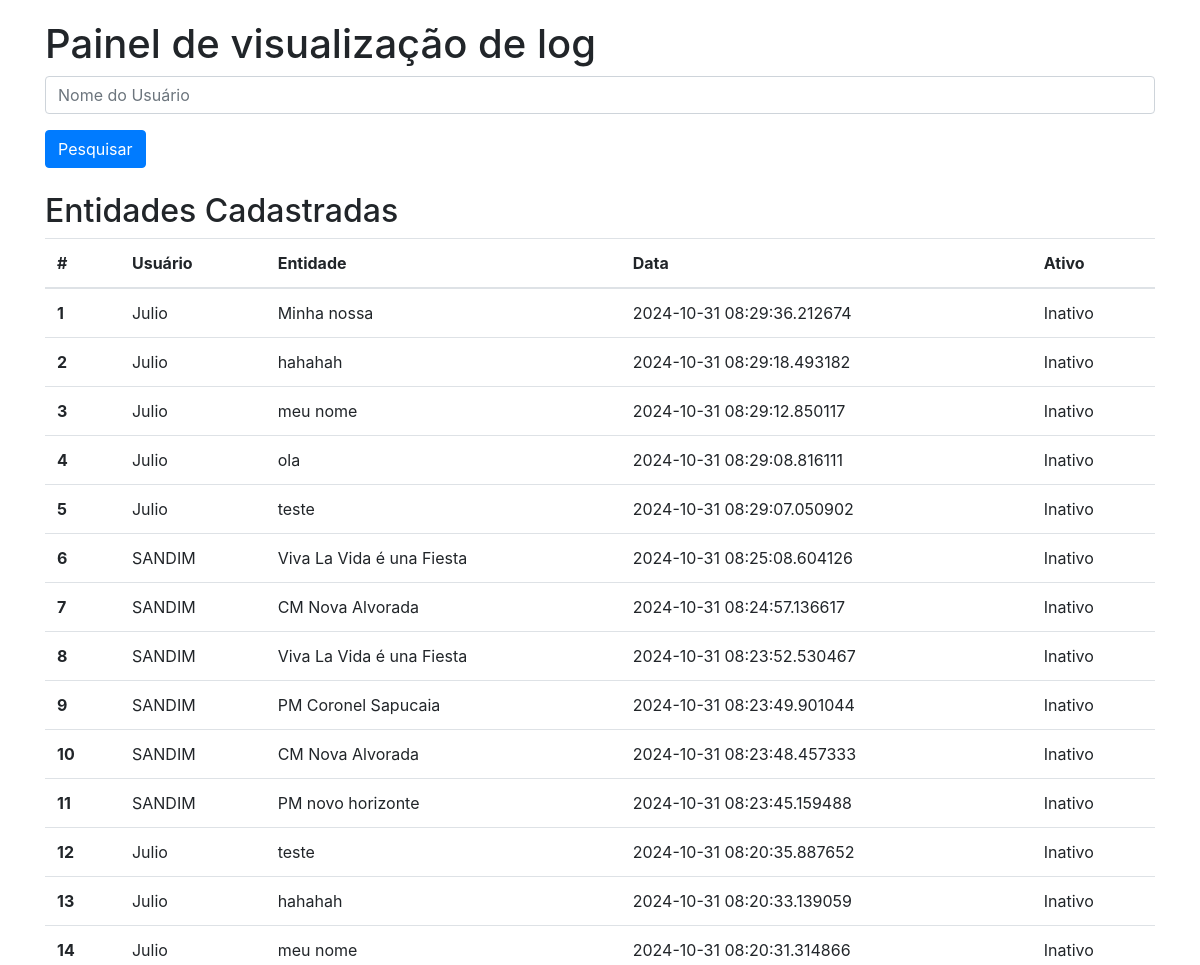
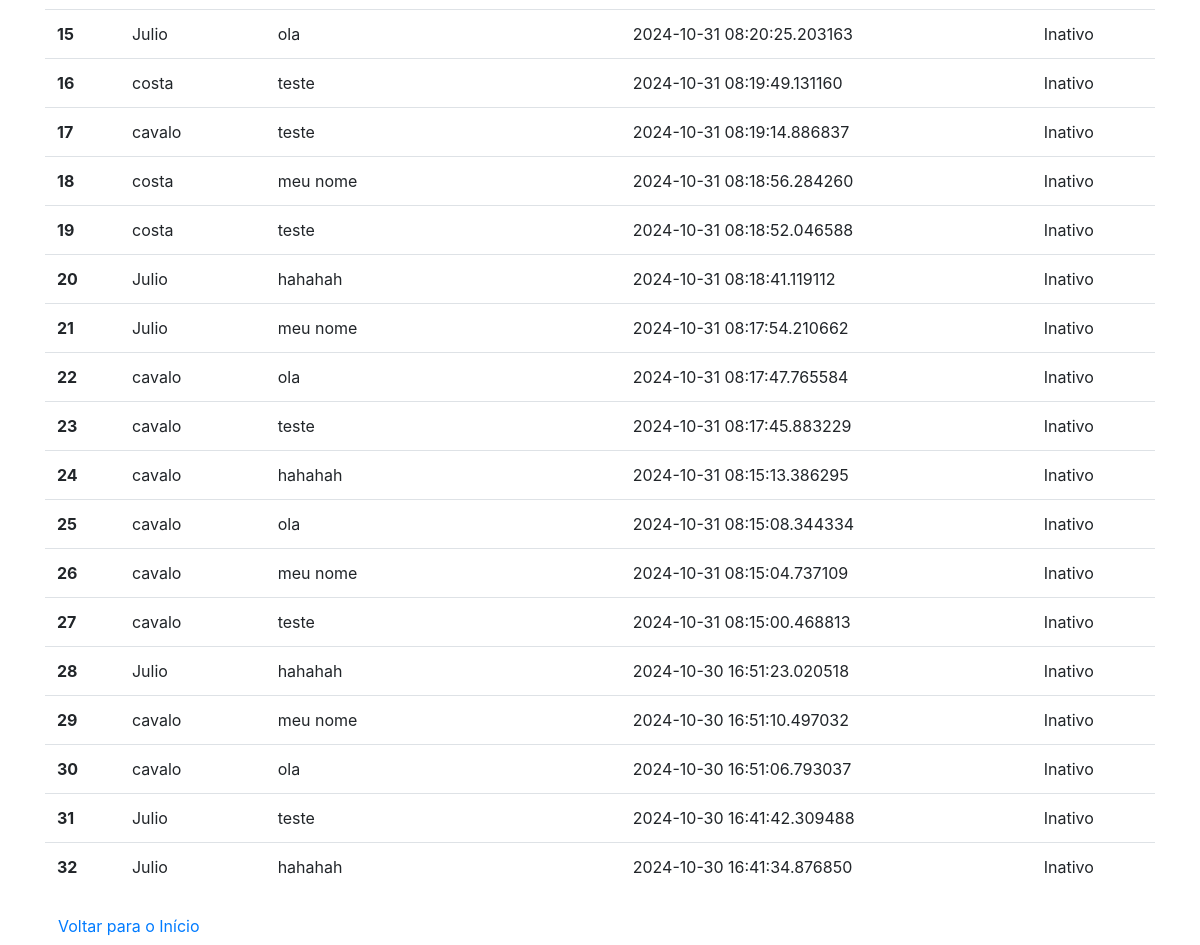
Page /log on the earlier database version (2 pictures, top to bottom).
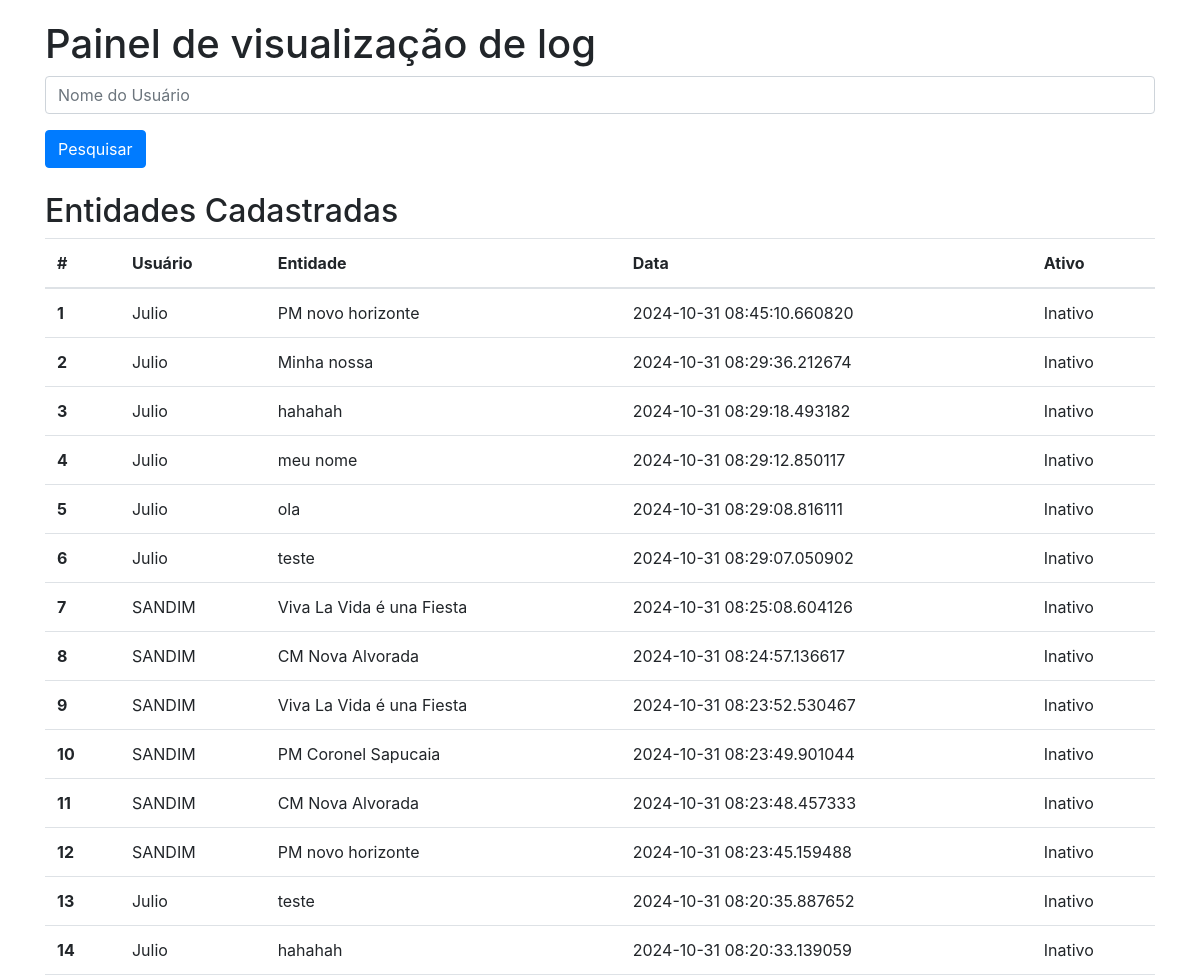
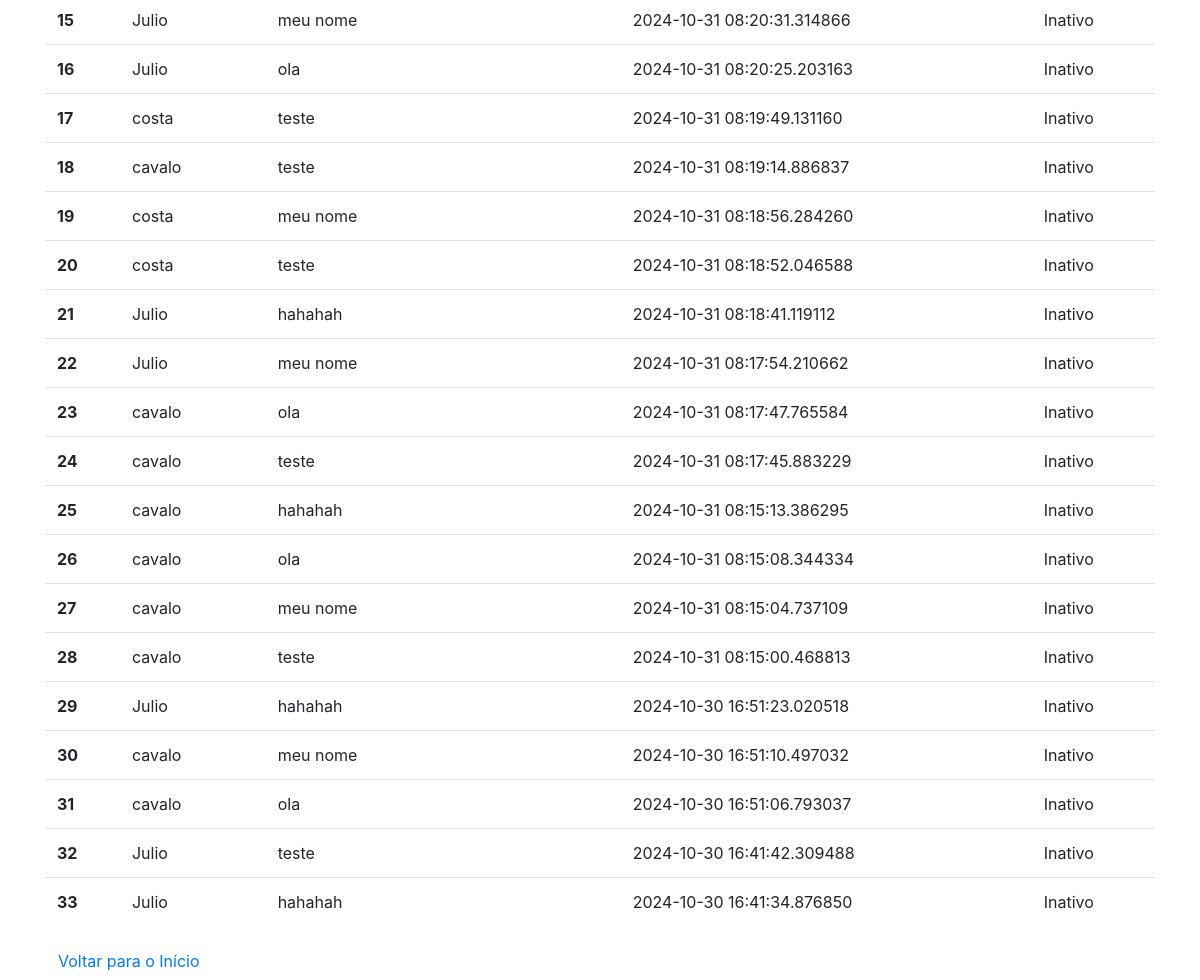
Same page on the later database version (2 pictures, top to bottom).
### models.py (models this page shows)
class Log(db.Model):
    __tablename__= 'log'
    id = db.Column(db.Integer, primary_key=True)
    usuario = db.Column(db.String(100), nullable=False)
    entidade = db.Column(db.String(100), nullable=False)
    acesso = db.Column(db.String(100))
    data = db.Column(db.DateTime, default=db.func.now())
    ativo = db.Column(db.Boolean, default=True)

### app.py (the view, shortened to what this page needs)
@app.route('/log', methods=['GET', 'POST'])
def log():
    filtro = request.args.get('filtro', '')
    logs = Log.query.filter(
        Log.usuario.like(f'%{filtro}%')
    ).order_by(Log.data.desc()).all()
    return render_template('log.html', logs=logs)

### templates/log.html (shortened to what this page needs)
<!doctype html>
<html lang="en">
<head>
    <link rel="stylesheet" href="{{ url_for('static', filename='styles.css') }}">
    <link rel="stylesheet" href="https://stackpath.bootstrapcdn.com/bootstrap/4.5.2/css/bootstrap.min.css">
</head>
<body>
    <div class="container">
        <h1>Painel de visualização de log</h1>
        <form method="GET" action="{{ url_for('log') }}" class="mb-4">
            <div class="form-group">
                <input type="text" name="filtro" class="form-control" placeholder="Nome do Usuário" required value="{{ request.args.get('filtro', '') }}">
            </div>
            <button type="submit" class="btn btn-primary">Pesquisar</button>
        </form>
        <h2>Entidades Cadastradas</h2>
        <table class="table">
            <thead>
                <tr>
                    <th scope="col">#</th>
                    <th scope="col">Usuário</th>
                    <th scope="col">Entidade</th>
                    <th scope="col">Data</th>
                    <th scope="col">Ativo</th>
                </tr>
            </thead>
            <tbody>
                {% for log in logs %}
                    <tr>
                        <th scope="row">{{ loop.index }}</th>
                        <td>{{ log.usuario }}</td>
                        <td>{{ log.entidade }}</td>
                        <td>{{ log.data }}</td>
                        <td>{% if log.ativo %}Ativo{% else %}Inativo{% endif %}</td>
                    </tr>
                {% endfor %}
            </tbody>
        </table>
        <a href="{{ url_for('admin') }}" class="btn btn-link">Voltar para o Início</a>
    </div>
</body>
</html>

### static/styles.css (style rules this page uses)
.container { margin-top: 20px; }

Differences in the rows shown:
added Log: usuario "Julio", entidade "PM novo horizonte", data "2024-10-31 08:45:10.660820", ativo "Inativo"
